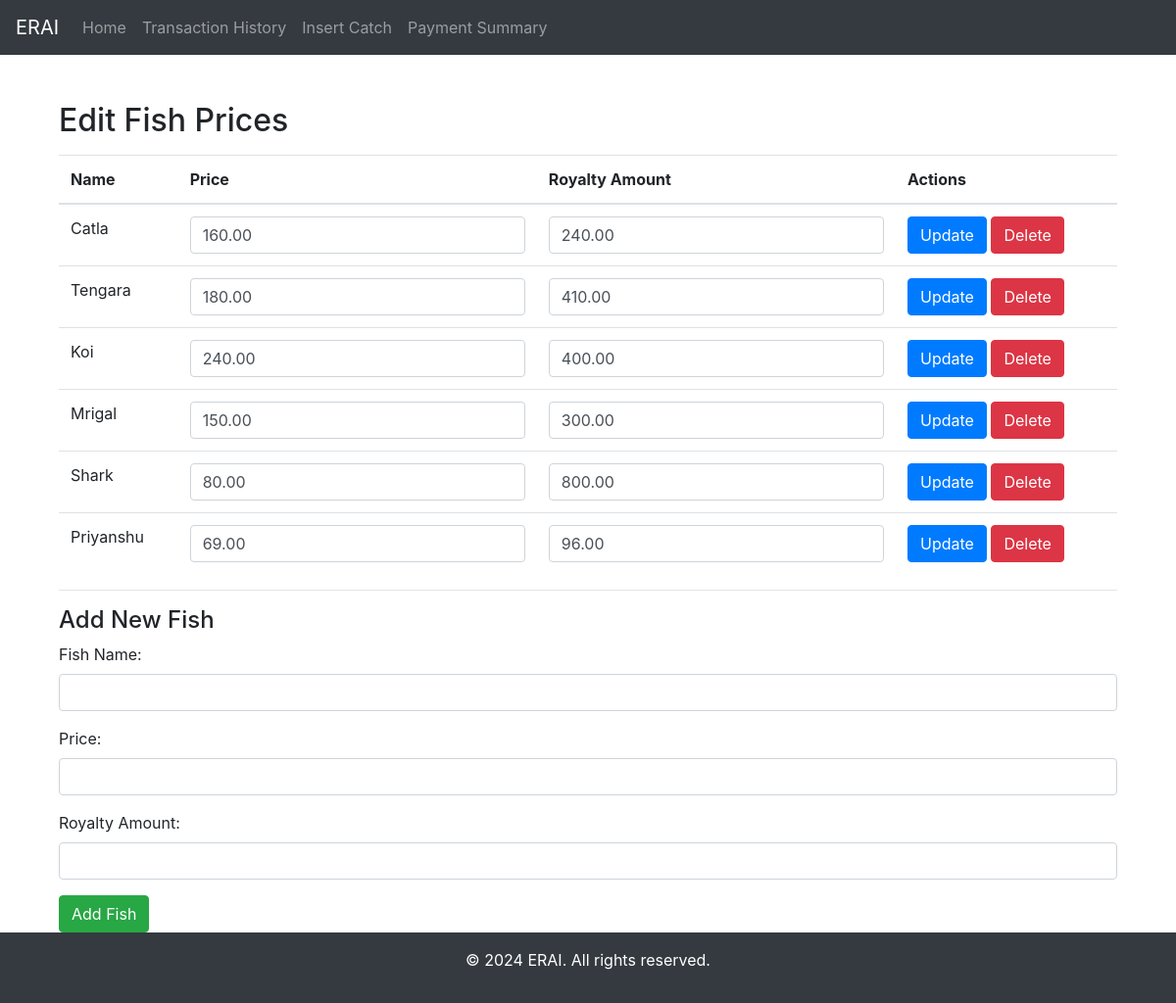
The app's page /edit-fish-prices/ with its own data.
### myApp/models.py (models this page shows, shortened)
class Fish(models.Model):
    name = models.CharField(max_length=255)
    price = models.DecimalField(max_digits=10, decimal_places=2)
    royalty_amount = models.DecimalField(max_digits=10, decimal_places=2, default=0.00)

### myApp/views.py (the view, shortened to what this page needs)
# urls.py: path('edit-fish-prices/', edit_fish_prices, name='edit_fish_prices'),
def edit_fish_prices(request):
    fishes = Fish.objects.all()
    return render(request, 'edit_fish_prices.html', {'fishes': fishes})

### myApp/templates/edit_fish_prices.html (shortened to what this page needs)
{% extends "base.html" %}
{% block content %}
<div class="container mt-4">
    <h2>Edit Fish Prices</h2>
    <form method="POST" class="mt-3">
        <table class="table">
            <thead>
                <tr>
                    <th>Name</th>
                    <th>Price</th>
                    <th>Royalty Amount</th>
                    <th>Actions</th>
                </tr>
            </thead>
            <tbody>
                {% for fish in fishes %}
                <tr>
                    <td>{{ fish.name }}</td>
                    <td>
                        <input type="number" class="form-control" name="price" value="{{ fish.price }}" required>
                    </td>
                    <td>
                        <input type="number" class="form-control" name="royalty_amount" value="{{ fish.royalty_amount }}" required>
                    </td>
                    <td>
                        <button type="submit" name="fish_id" value="{{ fish.id }}" class="btn btn-primary">Update</button>
                        <a href="{% url 'delete_fish' fish.id %}" class="btn btn-danger">Delete</a>
                    </td>
                </tr>
                {% empty %}
                <tr>
                    <td colspan="4">No fish available.</td>
                </tr>
                {% endfor %}
            </tbody>
        </table>
        <hr>
        <h4>Add New Fish</h4>
        <div class="form-group">
            <label for="fish_name">Fish Name:</label>
            <input type="text" class="form-control" id="fish_name" name="fish_name" required>
        </div>
        <div class="form-group">
            <label for="price">Price:</label>
            <input type="number" class="form-control" id="price" name="price" required>
        </div>
        <div class="form-group">
            <label for="royalty_amount">Royalty Amount:</label>
            <input type="number" class="form-control" id="royalty_amount" name="royalty_amount">
        </div>
        <button type="submit" class="btn btn-success">Add Fish</button>
    </form>
</div>
{% endblock %}

### myApp/templates/base.html (style rules this page uses)
html, body { height: 100%; margin: 0; }

### records on screen
Fish: name "Catla", price "160.00", royalty_amount "240.00", {{ fish.id }} 1 (drawn)
Fish: name "Tengara", price "180.00", royalty_amount "410.00", {{ fish.id }} 2 (drawn)
Fish: name "Koi", price "240.00", royalty_amount "400.00", {{ fish.id }} 3 (drawn)
Fish: name "Mrigal", price "150.00", royalty_amount "300.00", {{ fish.id }} 4 (drawn)
Fish: name "Shark", price "80.00", royalty_amount "800.00", {{ fish.id }} 5 (drawn)
Fish: name "Priyanshu", price "69.00", royalty_amount "96.00", {{ fish.id }} 6 (drawn)
